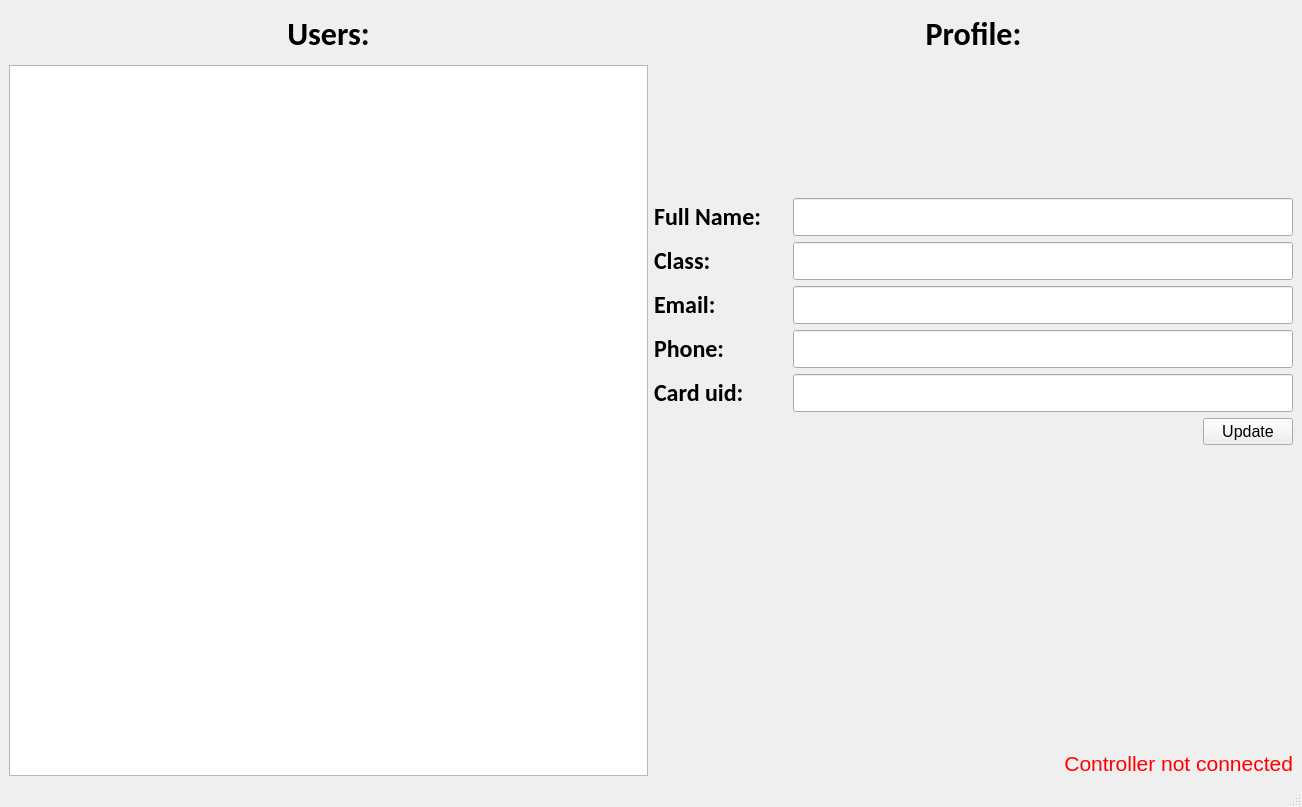
<?xml version="1.0" encoding="UTF-8"?>
<ui version="4.0">
 <class>MainWindow</class>
 <widget class="QMainWindow" name="MainWindow">
  <property name="geometry">
   <rect>
    <x>0</x>
    <y>0</y>
    <width>1302</width>
    <height>807</height>
   </rect>
  </property>
  <property name="windowTitle">
   <string>ACS</string>
  </property>
  <widget class="QWidget" name="centralwidget">
   <layout class="QHBoxLayout" name="horizontalLayout">
    <item>
     <layout class="QVBoxLayout" name="verticalLayout">
      <item>
       <widget class="QLabel" name="label">
        <property name="minimumSize">
         <size>
          <width>500</width>
          <height>50</height>
         </size>
        </property>
        <property name="maximumSize">
         <size>
          <width>16777215</width>
          <height>50</height>
         </size>
        </property>
        <property name="font">
         <font>
          <family>Calibri</family>
          <pointsize>24</pointsize>
          <weight>75</weight>
          <bold>true</bold>
         </font>
        </property>
        <property name="text">
         <string>Users:</string>
        </property>
        <property name="alignment">
         <set>Qt::AlignCenter</set>
        </property>
       </widget>
      </item>
      <item>
       <widget class="QTreeView" name="treeView"/>
      </item>
     </layout>
    </item>
    <item>
     <layout class="QVBoxLayout" name="verticalLayout_2">
      <item>
       <widget class="QLabel" name="label_2">
        <property name="minimumSize">
         <size>
          <width>500</width>
          <height>50</height>
         </size>
        </property>
        <property name="maximumSize">
         <size>
          <width>16777215</width>
          <height>50</height>
         </size>
        </property>
        <property name="font">
         <font>
          <family>Calibri</family>
          <pointsize>24</pointsize>
          <weight>75</weight>
          <bold>true</bold>
         </font>
        </property>
        <property name="text">
         <string>Profile:</string>
        </property>
        <property name="alignment">
         <set>Qt::AlignCenter</set>
        </property>
       </widget>
      </item>
      <item>
       <widget class="QLabel" name="label_3">
        <property name="minimumSize">
         <size>
          <width>127</width>
          <height>127</height>
         </size>
        </property>
        <property name="maximumSize">
         <size>
          <width>16777215</width>
          <height>127</height>
         </size>
        </property>
        <property name="text">
         <string/>
        </property>
        <property name="textFormat">
         <enum>Qt::AutoText</enum>
        </property>
        <property name="pixmap">
         <pixmap resource="../images/images.qrc">:/images/user-avatar.png</pixmap>
        </property>
        <property name="scaledContents">
         <bool>false</bool>
        </property>
        <property name="alignment">
         <set>Qt::AlignCenter</set>
        </property>
        <property name="wordWrap">
         <bool>false</bool>
        </property>
       </widget>
      </item>
      <item>
       <layout class="QHBoxLayout" name="horizontalLayout_2">
        <item>
         <widget class="QLabel" name="label_4">
          <property name="font">
           <font>
            <family>Calibri</family>
            <pointsize>18</pointsize>
            <weight>75</weight>
            <bold>true</bold>
           </font>
          </property>
          <property name="text">
           <string>Full Name:</string>
          </property>
         </widget>
        </item>
        <item>
         <widget class="QLineEdit" name="lineEdit">
          <property name="minimumSize">
           <size>
            <width>500</width>
            <height>0</height>
           </size>
          </property>
          <property name="maximumSize">
           <size>
            <width>314</width>
            <height>16777215</height>
           </size>
          </property>
          <property name="font">
           <font>
            <family>Calibri</family>
            <pointsize>18</pointsize>
           </font>
          </property>
          <property name="alignment">
           <set>Qt::AlignRight|Qt::AlignTrailing|Qt::AlignVCenter</set>
          </property>
          <property name="readOnly">
           <bool>true</bool>
          </property>
          <property name="clearButtonEnabled">
           <bool>false</bool>
          </property>
         </widget>
        </item>
       </layout>
      </item>
      <item>
       <layout class="QHBoxLayout" name="horizontalLayout_3">
        <item>
         <widget class="QLabel" name="label_5">
          <property name="font">
           <font>
            <family>Calibri</family>
            <pointsize>18</pointsize>
            <weight>75</weight>
            <bold>true</bold>
           </font>
          </property>
          <property name="text">
           <string>Class:</string>
          </property>
         </widget>
        </item>
        <item>
         <widget class="QLineEdit" name="lineEdit_2">
          <property name="minimumSize">
           <size>
            <width>500</width>
            <height>0</height>
           </size>
          </property>
          <property name="maximumSize">
           <size>
            <width>314</width>
            <height>16777215</height>
           </size>
          </property>
          <property name="font">
           <font>
            <family>Calibri</family>
            <pointsize>18</pointsize>
           </font>
          </property>
          <property name="alignment">
           <set>Qt::AlignRight|Qt::AlignTrailing|Qt::AlignVCenter</set>
          </property>
          <property name="readOnly">
           <bool>true</bool>
          </property>
          <property name="clearButtonEnabled">
           <bool>false</bool>
          </property>
         </widget>
        </item>
       </layout>
      </item>
      <item>
       <layout class="QHBoxLayout" name="horizontalLayout_4">
        <item>
         <widget class="QLabel" name="label_6">
          <property name="font">
           <font>
            <family>Calibri</family>
            <pointsize>18</pointsize>
            <weight>75</weight>
            <bold>true</bold>
           </font>
          </property>
          <property name="text">
           <string>Email:</string>
          </property>
         </widget>
        </item>
        <item>
         <widget class="QLineEdit" name="lineEdit_3">
          <property name="minimumSize">
           <size>
            <width>500</width>
            <height>0</height>
           </size>
          </property>
          <property name="maximumSize">
           <size>
            <width>314</width>
            <height>16777215</height>
           </size>
          </property>
          <property name="font">
           <font>
            <family>Calibri</family>
            <pointsize>18</pointsize>
           </font>
          </property>
          <property name="alignment">
           <set>Qt::AlignRight|Qt::AlignTrailing|Qt::AlignVCenter</set>
          </property>
          <property name="readOnly">
           <bool>true</bool>
          </property>
          <property name="clearButtonEnabled">
           <bool>false</bool>
          </property>
         </widget>
        </item>
       </layout>
      </item>
      <item>
       <layout class="QHBoxLayout" name="horizontalLayout_5">
        <item>
         <widget class="QLabel" name="label_7">
          <property name="font">
           <font>
            <family>Calibri</family>
            <pointsize>18</pointsize>
            <weight>75</weight>
            <bold>true</bold>
           </font>
          </property>
          <property name="text">
           <string>Phone:</string>
          </property>
         </widget>
        </item>
        <item>
         <widget class="QLineEdit" name="lineEdit_4">
          <property name="minimumSize">
           <size>
            <width>500</width>
            <height>0</height>
           </size>
          </property>
          <property name="maximumSize">
           <size>
            <width>314</width>
            <height>16777215</height>
           </size>
          </property>
          <property name="font">
           <font>
            <family>Calibri</family>
            <pointsize>18</pointsize>
           </font>
          </property>
          <property name="alignment">
           <set>Qt::AlignRight|Qt::AlignTrailing|Qt::AlignVCenter</set>
          </property>
          <property name="readOnly">
           <bool>true</bool>
          </property>
          <property name="clearButtonEnabled">
           <bool>false</bool>
          </property>
         </widget>
        </item>
       </layout>
      </item>
      <item>
       <layout class="QHBoxLayout" name="horizontalLayout_6">
        <item>
         <widget class="QLabel" name="label_8">
          <property name="font">
           <font>
            <family>Calibri</family>
            <pointsize>18</pointsize>
            <weight>75</weight>
            <bold>true</bold>
           </font>
          </property>
          <property name="text">
           <string>Card uid:</string>
          </property>
         </widget>
        </item>
        <item>
         <widget class="QLineEdit" name="lineEdit_5">
          <property name="minimumSize">
           <size>
            <width>500</width>
            <height>0</height>
           </size>
          </property>
          <property name="maximumSize">
           <size>
            <width>314</width>
            <height>16777215</height>
           </size>
          </property>
          <property name="font">
           <font>
            <family>Calibri</family>
            <pointsize>18</pointsize>
           </font>
          </property>
          <property name="alignment">
           <set>Qt::AlignRight|Qt::AlignTrailing|Qt::AlignVCenter</set>
          </property>
          <property name="readOnly">
           <bool>true</bool>
          </property>
          <property name="clearButtonEnabled">
           <bool>false</bool>
          </property>
         </widget>
        </item>
       </layout>
      </item>
      <item>
       <layout class="QHBoxLayout" name="horizontalLayout_7">
        <item>
         <spacer name="horizontalSpacer">
          <property name="orientation">
           <enum>Qt::Horizontal</enum>
          </property>
          <property name="sizeHint" stdset="0">
           <size>
            <width>40</width>
            <height>20</height>
           </size>
          </property>
         </spacer>
        </item>
        <item>
         <widget class="QPushButton" name="pushButton">
          <property name="minimumSize">
           <size>
            <width>90</width>
            <height>0</height>
           </size>
          </property>
          <property name="font">
           <font>
            <pointsize>12</pointsize>
           </font>
          </property>
          <property name="text">
           <string>Update</string>
          </property>
         </widget>
        </item>
       </layout>
      </item>
      <item>
       <spacer name="verticalSpacer">
        <property name="orientation">
         <enum>Qt::Vertical</enum>
        </property>
        <property name="sizeHint" stdset="0">
         <size>
          <width>20</width>
          <height>40</height>
         </size>
        </property>
       </spacer>
      </item>
      <item>
       <widget class="QLabel" name="label_9">
        <property name="font">
         <font>
          <pointsize>16</pointsize>
          <weight>50</weight>
          <bold>false</bold>
         </font>
        </property>
        <property name="styleSheet">
         <string notr="true">color: red;</string>
        </property>
        <property name="text">
         <string>Controller not connected</string>
        </property>
        <property name="alignment">
         <set>Qt::AlignRight|Qt::AlignTrailing|Qt::AlignVCenter</set>
        </property>
       </widget>
      </item>
     </layout>
    </item>
   </layout>
  </widget>
  <widget class="QMenuBar" name="menubar">
   <property name="geometry">
    <rect>
     <x>0</x>
     <y>0</y>
     <width>1302</width>
     <height>21</height>
    </rect>
   </property>
  </widget>
  <widget class="QStatusBar" name="statusbar"/>
 </widget>
 <resources>
  <include location="../images/images.qrc"/>
 </resources>
 <connections/>
</ui>
